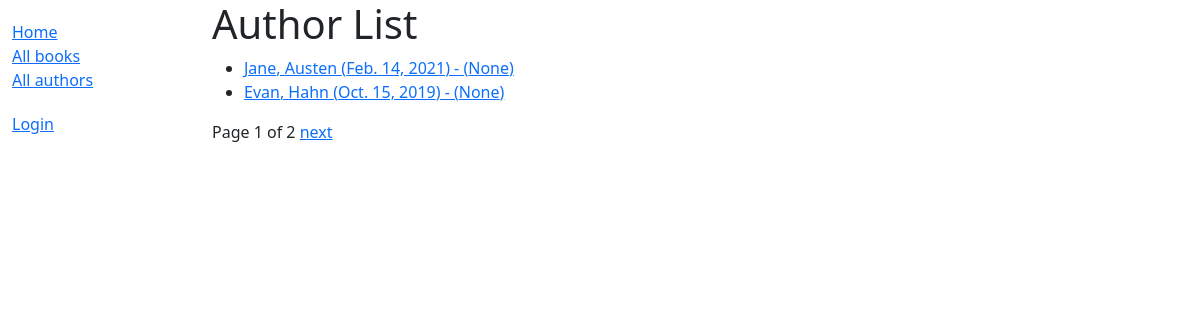
Screenshot of /catalog/authors/ with the database file from the repository.
### catalog/models.py (models this page shows, shortened)
class Author(models.Model):
	first_name = models.CharField(max_length=100)
	last_name = models.CharField(max_length=100)
	date_of_birth = models.DateField(null=True, blank=True)
	date_of_death = models.DateField('died', null=True, blank=True)
	class Meta:
		ordering = ['last_name', 'first_name']
		permissions = (('can_create_author', 'Create new author'), ('can_delete_author', 'Delete Author'),
		               ('can_update_author', 'Update Given Author'))
	def get_absolute_url(self):
		return reverse('author-detail', args=[str(self.id)])

### catalog/views.py (the view)
# urls.py: path('authors/', views.AuthorListView.as_view(), name='authors'),
class AuthorListView(generic.ListView):
	model = Author
	context_object_name = 'author_list'
	template_name = 'author_list.html'
	paginate_by = 2
	queryset = Author.objects.all()

### catalog/templates/author_list.html (shortened to what this page needs)
{% extends 'base_generic.html' %}
{% block content %}
    <h1>Author List</h1>
    {% if author_list %}
        <ul>
            {% for author in author_list %}
                <li>
                    <a href="{{ author.get_absolute_url }}">{{ author.first_name }}, {{ author.last_name }}
                    ({{ author.date_of_birth }}) - ({{ author.date_of_death }})</a>
                </li>
            {% endfor %}
        </ul>
        {% else %}
        <p>There is no author in the library</p>
    {% endif %}
{% endblock %}

### rows the page displays
Author: first_name "Jane", last_name "Austen", date_of_birth "Feb. 14, 2021", date_of_death "None"
Author: first_name "Evan", last_name "Hahn", date_of_birth "Oct. 15, 2019", date_of_death "None"

### other values shown
{{ page_obj.number }} "1"
{{ page_obj.paginator.num_pages }} "2"
